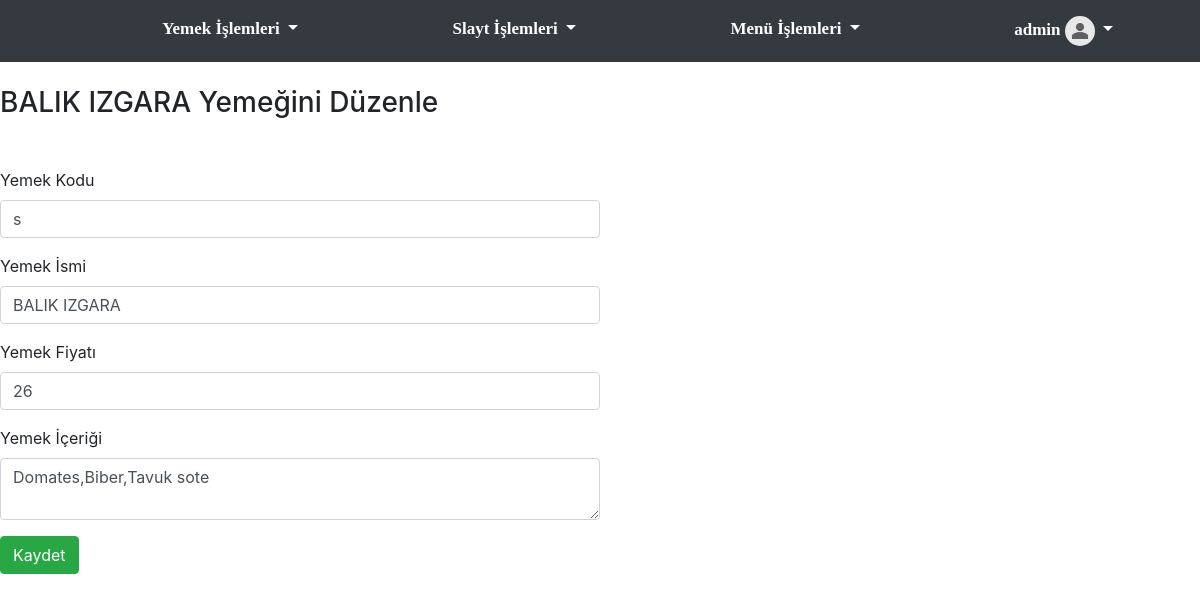
The app's page /yemek/duzenle/2 (signed in) with its own data.
### mod_kullanici/model.py (models this page shows, shortened)
class kullanici(db.Model,UserMixin):
    id=db.Column(db.Integer,primary_key=True)
    kullaniciadi=db.Column(db.String(50))
    sifre=db.Column(db.String(50))
    resim=db.Column(db.String(60))

### mod_anasayfa/verimodeli.py (models this page shows)
class yemekler1(db.Model):
    no=db.Column(db.Integer,primary_key=True)
    yemekİsmi=db.Column(db.String(50))
    yemekisim=db.Column(db.String(50))
    yemekFiyati=db.Column(db.String(50))
    yemekicerik=db.Column(db.String(50))
    yemekİcerik=db.Column(db.String(50))
    yemekid1=db.Column(db.String(50))

### mod_anasayfa/yonetici.py (the view, shortened to what this page needs)
@mod_yemek.route("/duzenle/<int:id>",methods=["GET", "POST"])
@login_required
def yemekduzenle1(id):
   duzenlenecekyemek = yemekler1.query.filter(yemekler1.no == id).one_or_none()
   if duzenlenecekyemek is None:
       abort(404)
   form=yemekekler1ekle()
   form.yemekkodu.data = duzenlenecekyemek.yemekid1
   form.yemekismi.data = duzenlenecekyemek.yemekisim
   form.yemekicerik.data = duzenlenecekyemek.yemekicerik
   form.yemekfiyati.data = duzenlenecekyemek.yemekFiyati
   return render_template('YemekListeler/YemekEkle.html', form=form,sayfa_baslik="{} Yemeğini Düzenle".format(duzenlenecekyemek.yemekisim))

### mod_anasayfa/formlar.py
class yemekekler1ekle(FlaskForm):
    yemekkodu=StringField(label='Yemek Kodu',validators=[DataRequired(message='Yemek Kodu Boş Geçilemez.')])
    yemekismi=  StringField(label='Yemek İsmi',validators=[DataRequired(message='Yemek İsmi Boş Geçilemez.')])
    yemekicerik= TextAreaField(label='Yemek İçeriği',validators=[DataRequired(message='Yemek İçeriği Bos Geçilemez')])
    yemekfiyati = StringField(label='Yemek Fiyatı', validators=[DataRequired(message='Yemek Fiyatı Bos Geçilemez')])
    ekle=SubmitField(label='Kaydet')

### mod_kullanici/model.py (called while the page is built)
@login.user_loader
def kullaniciYukle(id):
    return kullanici.query.filter(kullanici.id==id).one_or_none()

### templates/YemekListeler/YemekEkle.html (shortened to what this page needs)
{% extends 'admin_paneli.html' %}
{% block sayfaicerigi %}
    <br>
    <div>
    <h1 class="h3 mb-4 text-gray-800">{{sayfa_baslik}}</h1></div>
    <br>
   <div>
    <form method="post">
         <div class="form-group" style="width:600px">
      {{ form.yemekkodu.label }}
      {{ form.yemekkodu(class='form-control') }}
             </div>
        <div class="form-group" style="width:600px">
      {{ form.yemekismi.label }}
      {{ form.yemekismi(class='form-control') }}
       </div>
       <div class="form-group" style="width:600px">
      {{ form.yemekfiyati.label }}
      {{ form.yemekfiyati(class='form-control') }}
       </div>
        <div class="form-group"  style="width:600px">
      {{ form.yemekicerik.label }}
      {{ form.yemekicerik(class='form-control') }}
       </div>
     {{ form.ekle(class='btn btn-success')}}
</form>
</div>
     <br>
{% endblock %}

### templates/admin_paneli.html (shortened to what this page needs)
<!DOCTYPE html>
<html lang="tr">
<head>
    <link rel="stylesheet" href="https://maxcdn.bootstrapcdn.com/bootstrap/4.3.1/css/bootstrap.min.css">
</head>
<body>
<nav class="navbar navbar-expand-sm bg-dark navbar-dark">
    <ul class="navbar-nav">
        <li class="nav-item dropdown" style="margin-left: 25%">
            <a class="nav-link dropdown-toggle" href="#" id="navbardrop" data-toggle="dropdown"
               style="font-weight:bold;color: white;font-family: 'Times New Roman', Times, serif;font-size: 17px">
                Yemek İşlemleri
            </a>
        </li>
        <li class="nav-item dropdown" style="margin-left: 25%">
            <a class="nav-link dropdown-toggle" href="#" id="navbardrop" data-toggle="dropdown"
               style="font-weight:bold;color: white;font-family: 'Times New Roman', Times, serif;font-size: 17px">
                Slayt İşlemleri
            </a>
        </li>
         <li class="nav-item dropdown" style="margin-left: 25%">
            <a class="nav-link dropdown-toggle" href="#" id="navbardrop" data-toggle="dropdown"
               style="font-weight:bold;color: white;font-family: 'Times New Roman', Times, serif;font-size: 17px">
                Menü İşlemleri
            </a>
        </li>
        <li class="nav-item dropdown" style="margin-left: 25%">
            <a class="nav-link dropdown-toggle" href="#" id="navbardrop" data-toggle="dropdown"
               style="font-weight:bold;color: white;font-family: 'Times New Roman', Times, serif;font-size: 17px">
    {{ current_user.kullaniciadi }}
                <img class="img-profile rounded-circle" style="width: 30px;height: 30px;">
            </a>
    </ul>
</nav>
{% block body %}
    {% block sayfaicerigi %}
    {% endblock %}
{% endblock %}
</body>
</html>

### records on screen
kullanici: kullaniciadi "admin"
yemekler1: yemekicerik "Domates,Biber,Tavuk sote"

### other values on screen
{{ sayfa_baslik }} "BALIK IZGARA Yemeğini Düzenle"
